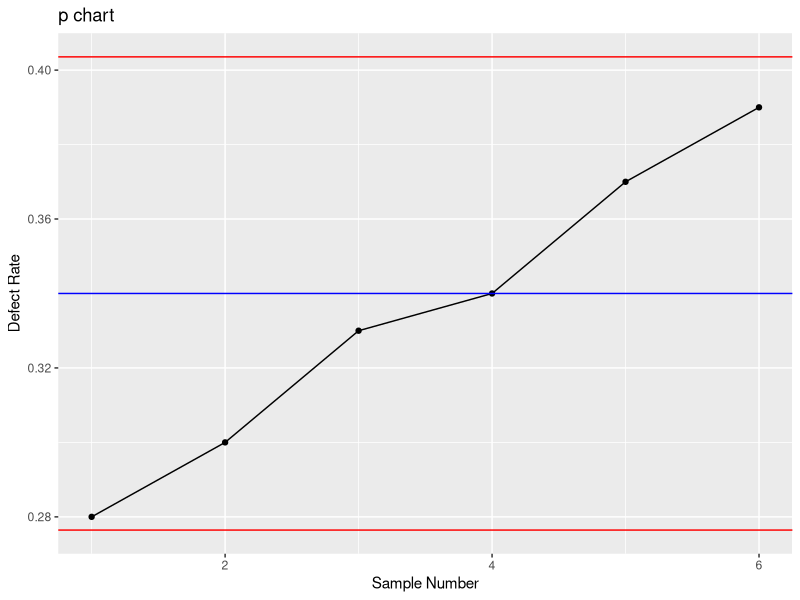
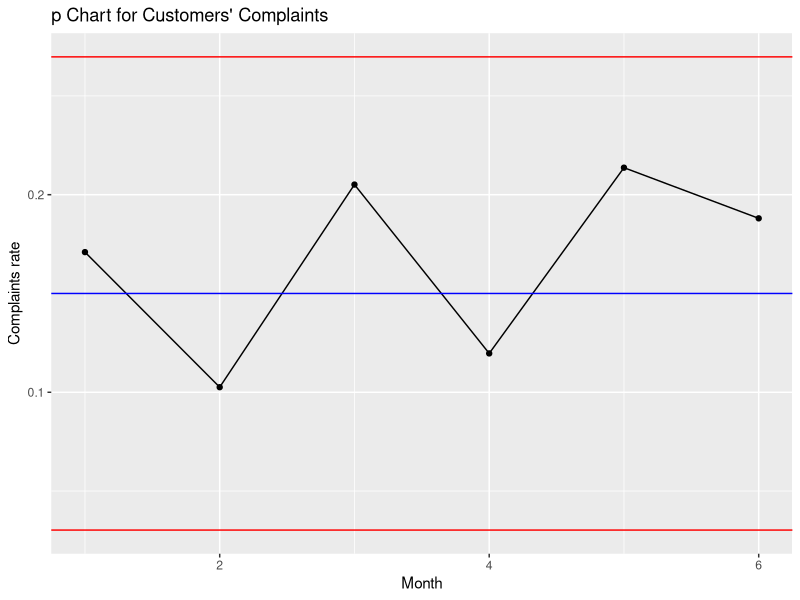

Source code (R) for these figures, in order:
library(tidyverse)

### Exercise 7.2 - 15
mu_pop = 30
sd_pop = 6
## How is n???
## a. How unusual would it be to get a sample average of 35 or more customers if the manager had not offered the discount?
## Find P(X>35) Not find P(X_bar>35)!!
pnorm(35,mu_pop,sd_pop,lower.tail = FALSE) ## Ans = 0.2023284


### Exercise 7.2 - 20
mu_pop = 100
sd_pop = 16

## a. What is the probability that a randomly selected person will have an IQ score of less than 90?
## Find P(X<=90)
pnorm(90,mu_pop,sd_pop) ## Ans = 0.2659855

## b. What is the probability that the average IQ score of four randomly selected people is less than 90?
## Find P(X_bar<=90) by n = 4
n=4
pnorm(90,mu_pop,sd_pop/sqrt(n)) ## Ans = 0.1056498

## c. If four people are randomly selected, what is the probability that all of them have an IQ score of less than 90?
## Probability of a selected person has score less than or equal 90 is 0.2659855
## So Probability of 4 persons have score less than or equal 90 is 0.2659855**4 = 0.00500532


### Exercise 7.3 - 26
p = 1/5 ## = 0.2
## a. What is the expected value and the standard error for the sampling distribution of the sample proportion based on a sample of 200 Britains. Is it appropriate to use the normal distribution approximation for the sample proportion? Explain.
## E(P_bar)=p, se(P_bar)=sqrt(p*(1-p)/n) 
n=200
se_p_bar=sqrt(p*(1-p)/n) ## Ans = 0.02828427
## the normal approximation criteria are met because 
## np = 200*(0.20) = 40 > 5 and n(1−p) = 200*(1−0.20)= 160 > 5

## b. What is the probability that more than 25% of Britains in the sample are not using the internet? 
## Find P(P_bar>0.25)
pnorm(0.25,p,se_p_bar,lower.tail = FALSE) ## Ans = 0.03854994

### Exercise 7.4 - 36
N = 500
mu_pop = 10.32
sd_pop = 9.78
n = 12

## a. Is it necessary to apply the finite population correction factor? Explain.
## Ans n=12 which is 0.024 of N -> Not to apply finite population correction factor (n>=0.05N)

## b. Calculate the expected value and the standard error of the sample mean.
## Ans E(X_bar) = mu_pop = 10.32
## Ans se(X_bar) = sd_pop/sqrt(n) = 9.78/sqrt(12) = 2.823243

## c. Can you use the normal approximation to calculate the probability that the sample mean is more than $12 million? Explain.
## Ans = The normal approximation is not justified because we do not know if the population has a normal distribution and n < 30.

### Exercise 7.5 - 42
n = 500
p = 0.34

## a. Construct the centerline and the upper and lower control limits for the p chart.
## n*p=170 > 5 and n*(1-p)=330 > 5 So it is Normal distribution approximation
centerline = p ## 0.34
upper = p + 3*sqrt(p*(1-p)/n) ## 0.4035547
lower = p - 3*sqrt(p*(1-p)/n) ## 0.2764453

## b. Suppose six samples of size 500 produced the following sample proportions: 0.28, 0.30, 0.33, 0.34, 0.37, and 0.39. Plot these values on the p chart.
data_table = tibble(
  sample = 1:6,
  sample_p = c(0.28,0.30,0.33,0.34,0.37,0.39)
)

ggplot(data_table,aes(x=sample,y=sample_p)) +
  geom_line() +
  geom_point() +
  geom_hline(yintercept = centerline, color = "blue") +
  geom_hline(yintercept = upper, color = "red") +
  geom_hline(yintercept = lower, color = "red") +
  labs(
    title = "p chart",
    x = "Sample Number",
    y = "Defect Rate"
  )

## c. Are any points outside the control limits? Does it appear that the process is under control? Explain.
## Ans: No any points outside control limits. But it looks like the production trends will be increased, so we need to look up in the line of production to find the causes.


### Exercise 7.5 - 50
complaints_data = tibble(
  month = c(1,2,3,4,5,6),
  num_complaints = c(20,12,24,14,25,22)
)

complaints_table = complaints_data |> 
  mutate(
    prob_complaints = num_complaints / sum(num_complaints)
  )
sum(complaints_table$prob_complaints)

## a. Construct the centerline and the upper and lower control limits for the p chart if the corporation allows a 15% complaint rate.
p = 0.15
n = 80
centerline = p ## 0.15
upper = p + 3*sqrt(p*(1-p)/n) ## 0.2697654
lower = p - 3*sqrt(p*(1-p)/n) ## 0.0302346

ggplot(complaints_table,aes(x=month,y=prob_complaints)) +
  geom_line() +
  geom_point() +
  geom_hline(yintercept = centerline, color="blue") +
  geom_hline(yintercept = upper, color="red") +
  geom_hline(yintercept = lower, color="red") +
  labs(
    title = "p Chart for Customers' Complaints",
    x = "Month",
    y = "Complaints rate"
  )

## b. Can you justify the corporation’s decision to direct customers to call centers outside of Country X?
## Ans: Yes, I recommend company to direct customers to call centers outside of Country X, due to the trends is in within UCL and LCL.







